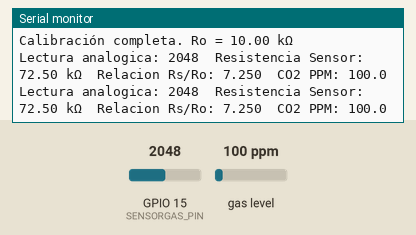
This program was run on a simulated ESP32. Shown: the last lines printed to the serial monitor. The inputs (shaded band) are chosen by the test bench; at power-on: gas level 100 ppm, GPIO 15 (SENSORGAS_PIN) = 2048.

Above: at 3.3 s.
3.4 s: gas level set to 20 ppm
At 4.6 s:
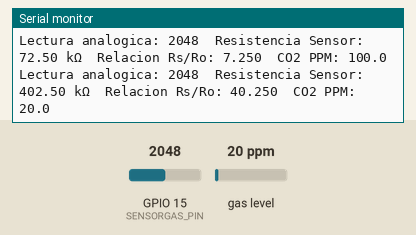
4.9 s: GPIO 15 (SENSORGAS_PIN) set to 2866
At 5.5 s:
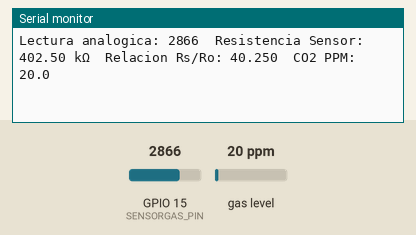
6.4 s: gas level set to 250 ppm
At 7.7 s:
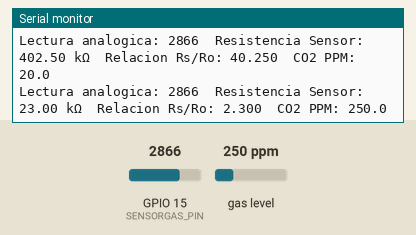
7.9 s: GPIO 15 (SENSORGAS_PIN) set to 3603
At 8.9 s:
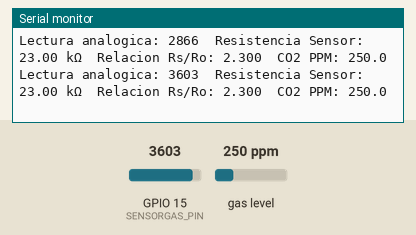
Timing chart, 0 to 10.4 s (numbered marks = the images above; inputs shaded):
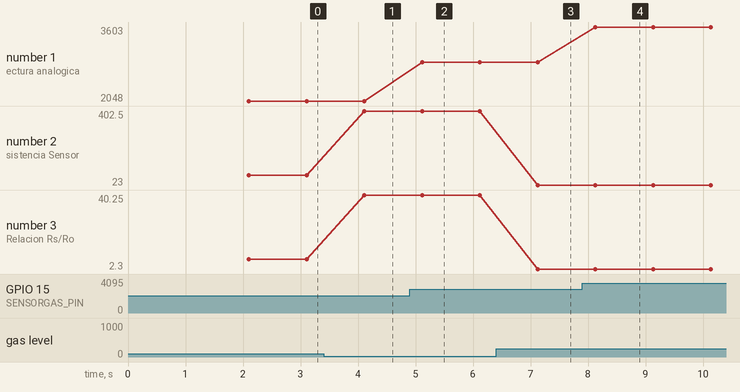

The program:

main.cpp
```cpp
#include <Arduino.h>
#include "SensorCO2.h"

#ifndef SENSORGAS_PIN
#define SENSORGAS_PIN 15
#endif

SensorCO2 co2Sensor(SENSORGAS_PIN);

void setup() {
    Serial.begin(115200);
    delay(100);
    Serial.println("=== Iniciando lectura de CO2 con MQ ===");
    co2Sensor.begin();
}

void loop() {
    int raw    = co2Sensor.readRaw();
    float rs   = co2Sensor.readResistance();
    float ratio= co2Sensor.readRatio();
    float ppm  = co2Sensor.readPPM();

    Serial.print("Lectura analogica: ");     Serial.print(raw);
    Serial.print("  Resistencia Sensor: ");  Serial.print(rs, 2);    Serial.print(" kΩ");
    Serial.print("  Relacion Rs/Ro: ");      Serial.print(ratio, 3);
    Serial.print("  CO2 PPM: ");             Serial.println(ppm, 1);

    delay(1000);
}
```

SensorCO2.h
```cpp
#ifndef SENSORCO2_H
#define SENSORCO2_H

#include <Arduino.h>
#include "MQUnifiedsensor.h"  // Librería para sensors MQ, nos simplifica la lectura y calibracion

//=============================================
// Configuración del sensor MQ2 para medir CO2
//=============================================

// Este formato estandar viene defindo en la documentacion de la  libreria MQUnifiedsensor
// RS refiere a la resistencia del sensor y RO a la resistencia en aire limpio. Esta ultima es la que se usa de referencia

#define BOARD               F("ESP32")  // Identificador de la placa
#define VCC                 3.3f        // Voltaje de alimentación (V)
#define RL_KOHM             10.0f       // Resistencia de carga en kilo-ohmios (kΩ)
#define ADC_RES             12          // Resolución ADC del ESP32 (12 bits = 4095)
#define RATIO_CLEAN_AIR     9.8f        // Rs/Ro en aire limpio según datasheet
#define CALIB_DELAY_MS      2000          // Tiempo de espera para estabilizar el sensor (ms)

// Por suerte la configuracion para el MQ135 es simple, comentar y descomentar lo siguiente
//#define RATIO_CLEAN_AIR     3.8f
//#define RL_KOHM             20.0f

class SensorCO2 {
public:

    explicit SensorCO2(int pin);        // PIN a definir segun la planilla de sensores
    void begin();                       // Inicializa el sensor y la librería MQUnifiedsensor
    int readRaw();                      // Lectura cruda del sensor (ADC)
    float readResistance();             // Lectura de resistencia del sensor (Rs) en KOhms
    float readRatio();                  // Lectura de la relación Rs/Ro
    float readPPM();                    // Lectura de PPM de CO2

private:
    int sensorPin;
    float Ro;                           // Resistencia en aire limpio (kΩ)
    MQUnifiedsensor mq;                // Objeto de la librería MQUnifiedsensor para el sensor MQ sea el 2, o el 135
};

#endif 
```

SensorCO2.cpp
```cpp
#include "SensorCO2.h"


SensorCO2::SensorCO2(int pin)                                   // Inicializa el sensor mq, usando la funcion mq de la libreria MQUnifiedsensor
  : sensorPin(pin)
  , mq(BOARD, VCC, ADC_RES, sensorPin, F("MQ-2")){}             // placa, voltaje, resolución ADC, pin, tipo de sensor
//, mq(BOARD, VCC, ADC_RES, sensorPin, F("MQ-135")) {}

//=============================================
// Funciones de la clase para llamar en el SETUP
//=============================================

void SensorCO2::begin() {
    Serial.println("Inicializando mq y calibrando Ro...");
    mq.setRegressionMethod(1);                                 // regresión exponencial (curva log-log)
    mq.setRL(RL_KOHM);
    mq.init();                                                 // inicializa ADC interno del sensor
    mq.update();                                               // Actualiza medición interna
    delay(CALIB_DELAY_MS);
    Ro = mq.calibrate(RATIO_CLEAN_AIR);                    // Calibración usando el valor de Rs/Ro en aire limpio
    Serial.print("Calibración completa. Ro = ");
    Serial.print(Ro, 2);
    Serial.println(" kΩ\n");
}

//=============================================
// Funciones de la clase para llamar en el LOOP
//=============================================

int SensorCO2::readRaw() {
    return analogRead(sensorPin);               // Lectura del valor analogico
}
float SensorCO2::readResistance() {
    mq.update();                               // Actualiza medición interna
    float voltage = mq.getVoltage();           // Obtiene voltaje del sensor
    float rs = (VCC - voltage) / voltage * mq.getRL();  // Calcula Rs(res del sensor)
    return rs;
}
float SensorCO2::readRatio() {                  // Calcula la relación Rs/Ro (res sensor/ res aire limpio)
    return readResistance() / Ro;
}
float SensorCO2::readPPM() {
    mq.update();                               // refrescar medición
    return mq.readSensor();                    // devuelve PPM para mq
}
```

led.cpp
```cpp
#include <Arduino.h>

class LED {
public:
    LED(int pin);
    void setState(bool state);
    void blink();
private:
    int ledPin;
};

LED::LED(int pin) {
    ledPin = pin;
    pinMode(ledPin, OUTPUT);  // Configura el pin como salida
}

void LED::setState(bool state) {
    digitalWrite(ledPin, state ? HIGH : LOW);  // Enciende o apaga el LED
}

void LED::blink() {
    setState(true);  // Enciende el LED
    delay(300);     // Espera 300 ms
    setState(false); // Apaga el LED
    delay(300);     // Espera 300 ms
}
```

lcd.h
```cpp
// lcd.h
#ifndef LCD_H
#define LCD_H

#include <LiquidCrystal_I2C.h>

// Dirección I2C, columnas y filas
extern LiquidCrystal_I2C lcd;

void setupLCD();
void loopLCD();

#endif
```

lcd.cpp
```cpp
// lcd.cpp
#include "lcd.h"
#include <Arduino.h>

// Dirección I2C, columnas y filas (16x2)
LiquidCrystal_I2C lcd(0x27, 16, 2);

void setupLCD() {
    lcd.begin(16, 2);  // Inicializa el LCD con 16 columnas y 2 filas
    lcd.print("CO2_ISPC");
}

void loopLCD() {
    delay(2000);  // Espera 2 segundo
}
```

Measured:
- after the input at 3.4 s, the serial monitor: prints a new line after 0.71 s (image 1)
- after the input at 4.9 s, the serial monitor: prints a new line after 0.22 s (image 2)
- after the input at 6.4 s, the serial monitor: prints a new line after 0.72 s (image 3)
- after the input at 7.9 s, the serial monitor: prints a new line after 0.23 s (image 4)
- plotted number 1: 2048 → 2866 after the input at 4.9 s, 2866 → 3603 after the input at 7.9 s
- plotted number 2: 72.5 → 402.5 after the input at 3.4 s, 402.5 → 23 after the input at 6.4 s
- plotted number 3: 7.25 → 40.25 after the input at 3.4 s, 40.25 → 2.3 after the input at 6.4 s
